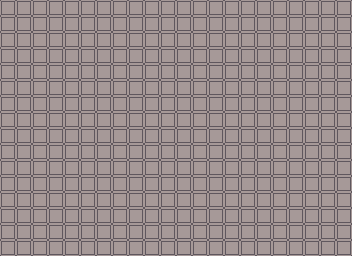

The image is a tile-based game level rendered from a .tmx file. Its description and complete source (layers, tilesets, objects, tile grids) follow:
An orthogonal 22x16 tile map with 16x16 px tiles, 2 tile layers (floor, walls).

<map version="1.8" tiledversion="1.8.2" orientation="orthogonal" renderorder="right-down" width="22" height="16" tilewidth="16" tileheight="16" infinite="0" nextlayerid="3" nextobjectid="1">
 <editorsettings>
  <export target="room2.lua" format="lua" />
 </editorsettings>
 <tileset firstgid="1" name="school" tilewidth="16" tileheight="16" tilecount="50" columns="5">
  <image source="../assets/tilesets/school.png" width="80" height="160" />
 </tileset>
 <layer id="1" name="floor" width="22" height="16">
  <data encoding="csv">
1,1,1,1,1,1,1,1,1,1,1,1,1,1,1,1,1,1,1,1,1,1,
1,1,1,1,1,1,1,1,1,1,1,1,1,1,1,1,1,1,1,1,1,1,
1,1,1,1,1,1,1,1,1,1,1,1,1,1,1,1,1,1,1,1,1,1,
1,1,1,1,1,1,1,1,1,1,1,1,1,1,1,1,1,1,1,1,1,1,
1,1,1,1,1,1,1,1,1,1,1,1,1,1,1,1,1,1,1,1,1,1,
1,1,1,1,1,1,1,1,1,1,1,1,1,1,1,1,1,1,1,1,1,1,
1,1,1,1,1,1,1,1,1,1,1,1,1,1,1,1,1,1,1,1,1,1,
1,1,1,1,1,1,1,1,1,1,1,1,1,1,1,1,1,1,1,1,1,1,
1,1,1,1,1,1,1,1,1,1,1,1,1,1,1,1,1,1,1,1,1,1,
1,1,1,1,1,1,1,1,1,1,1,1,1,1,1,1,1,1,1,1,1,1,
1,1,1,1,1,1,1,1,1,1,1,1,1,1,1,1,1,1,1,1,1,1,
1,1,1,1,1,1,1,1,1,1,1,1,1,1,1,1,1,1,1,1,1,1,
1,1,1,1,1,1,1,1,1,1,1,1,1,1,1,1,1,1,1,1,1,1,
1,1,1,1,1,1,1,1,1,1,1,1,1,1,1,1,1,1,1,1,1,1,
1,1,1,1,1,1,1,1,1,1,1,1,1,1,1,1,1,1,1,1,1,1,
1,1,1,1,1,1,1,1,1,1,1,1,1,1,1,1,1,1,1,1,1,1
</data>
 </layer>
 <layer id="2" name="walls" width="22" height="16">
  <data encoding="csv">
0,0,0,0,0,0,0,0,0,0,0,0,0,0,0,0,0,0,0,0,0,0,
0,0,0,0,0,0,0,0,0,0,0,0,0,0,0,0,0,0,0,0,0,0,
0,0,0,0,0,0,0,0,0,0,0,0,0,0,0,0,0,0,0,0,0,0,
0,0,0,0,0,0,0,0,0,0,0,0,0,0,0,0,0,0,0,0,0,0,
0,0,0,0,0,0,0,0,0,0,0,0,0,0,0,0,0,0,0,0,0,0,
0,0,0,0,0,0,0,0,0,0,0,0,0,0,0,0,0,0,0,0,0,0,
0,0,0,0,0,0,0,0,0,0,0,0,0,0,0,0,0,0,0,0,0,0,
0,0,0,0,0,0,0,0,0,0,0,0,0,0,0,0,0,0,0,0,0,0,
0,0,0,0,0,0,0,0,0,0,0,0,0,0,0,0,0,0,0,0,0,0,
0,0,0,0,0,0,0,0,0,0,0,0,0,0,0,0,0,0,0,0,0,0,
0,0,0,0,0,0,0,0,0,0,0,0,0,0,0,0,0,0,0,0,0,0,
0,0,0,0,0,0,0,0,0,0,0,0,0,0,0,0,0,0,0,0,0,0,
0,0,0,0,0,0,0,0,0,0,0,0,0,0,0,0,0,0,0,0,0,0,
0,0,0,0,0,0,0,0,0,0,0,0,0,0,0,0,0,0,0,0,0,0,
0,0,0,0,0,0,0,0,0,0,0,0,0,0,0,0,0,0,0,0,0,0,
0,0,0,0,0,0,0,0,0,0,0,0,0,0,0,0,0,0,0,0,0,0
</data>
 </layer>
</map>